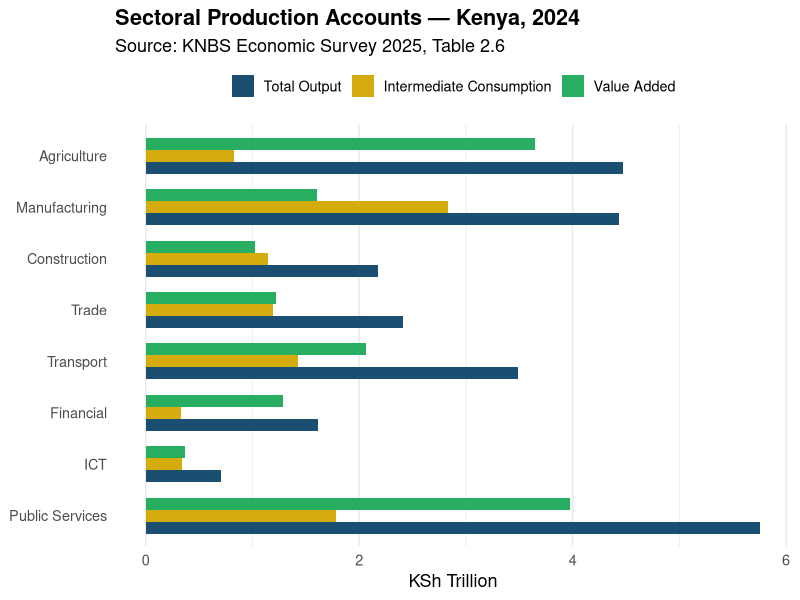
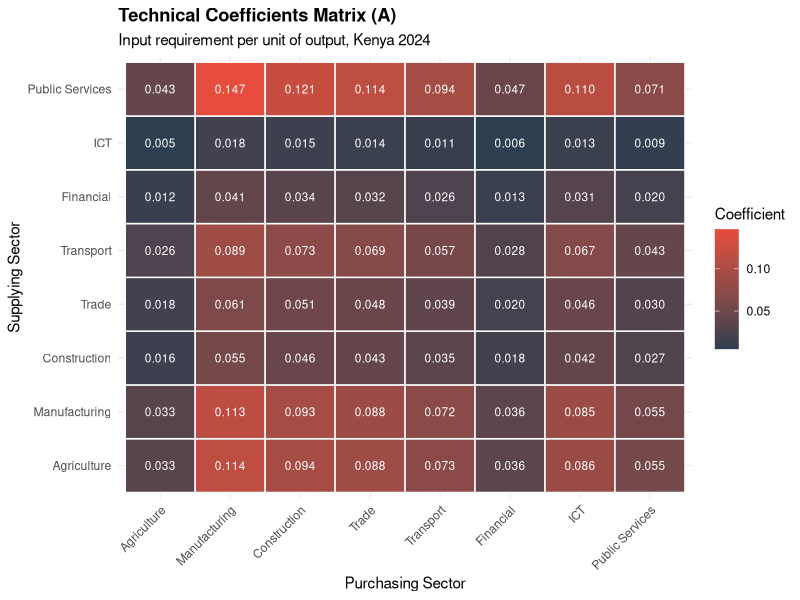
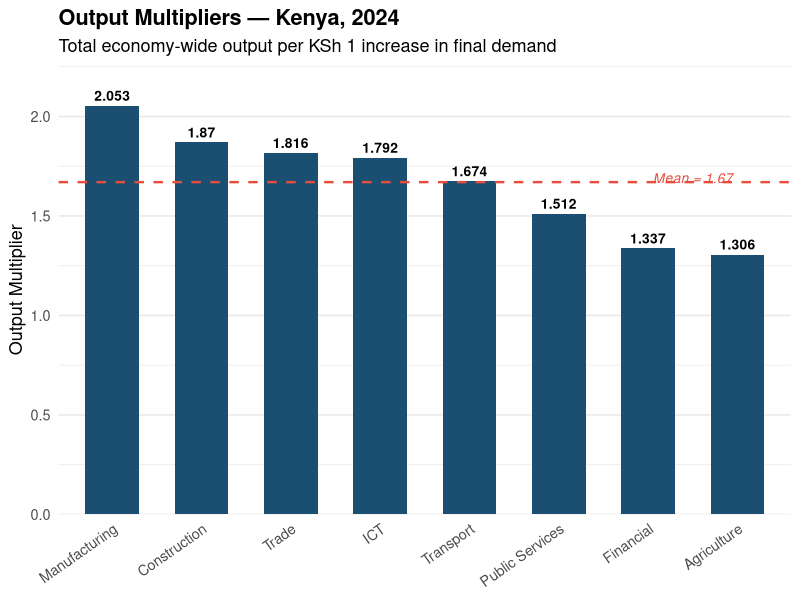
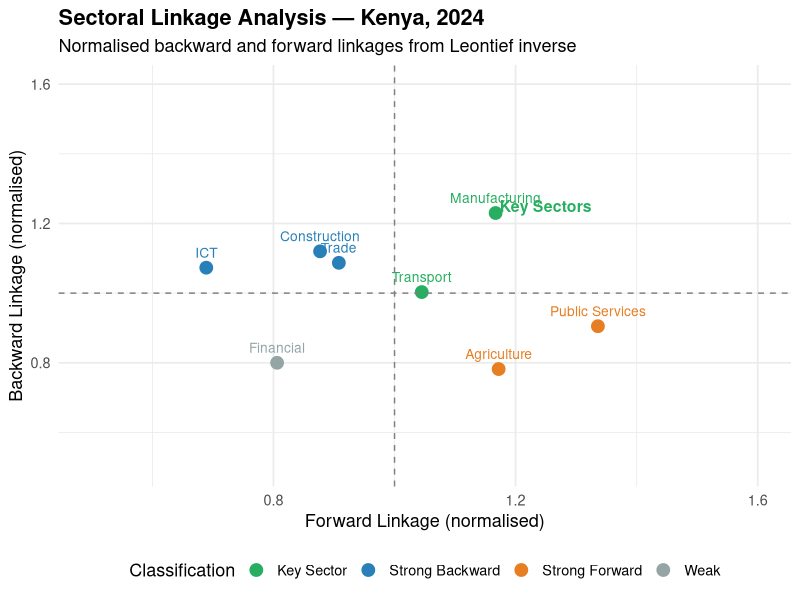
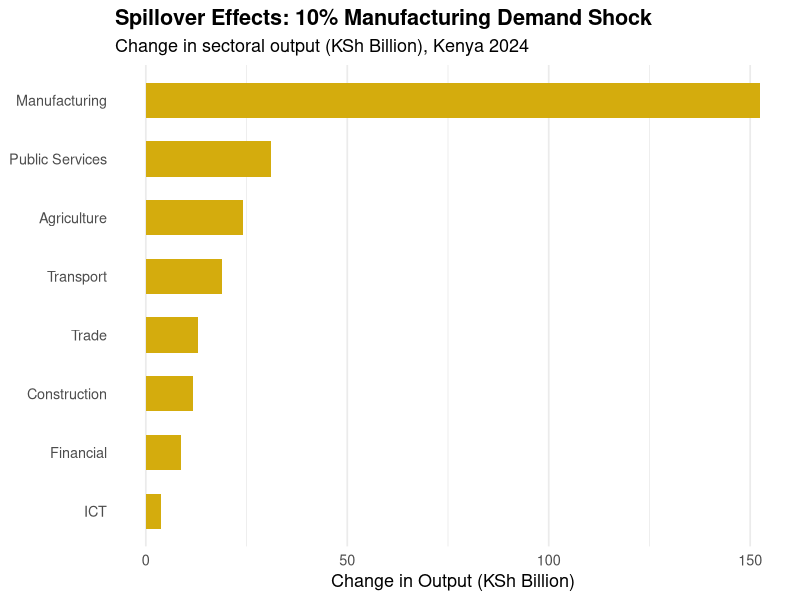
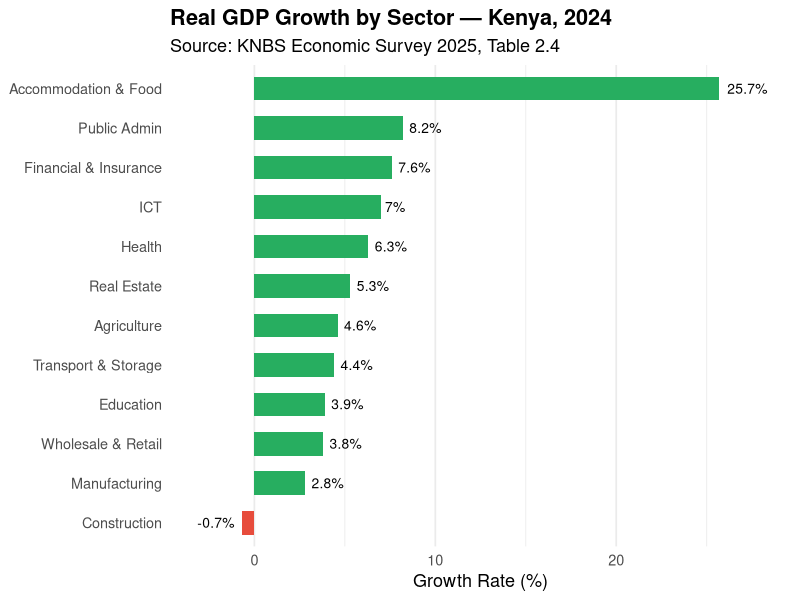

Source code (R) for these figures, in order:
## ---- chunk 1
knitr::opts_chunk$set(
  echo = TRUE,
  message = FALSE,
  warning = FALSE,
  fig.align = "center"
)
## ---- chunk 2
# ── Sector labels ──
sectors <- c(
  "Agriculture",
  "Manufacturing",
  "Construction",
  "Trade",
  "Transport",
  "Financial",
  "ICT",
  "Public Services"
)

n <- length(sectors)

# ── Total output at basic prices (KSh Million, 2024*) ──
# Source: Table 2.6, Economic Survey 2025 (KNBS)
# Agriculture, forestry & fishing
# Manufacturing (incl. mining & quarrying, electricity, gas & water)
# Construction
# Wholesale & retail trade; repairs
# Transportation & storage
# Financial & insurance activities
# Information & communication
# Public services (public admin, education, health, real estate,
#   professional/scientific, admin support, accommodation, other services)

total_output <- c(
  4476418,     # Agriculture
  4435186,     # Manufacturing (3,691,742 + 218,471 + 455,966 + 68,907 [approx elec+water])
  2171266,     # Construction
  2412339,     # Trade
  3484863,     # Transport & storage
  1614214,     # Financial & insurance
  701267,      # ICT
  5758435      # Public services (aggregated: real estate 1,504,286 + professional 354,306 +
               #   admin 258,106 + public admin 1,227,085 + education 945,500 +
               #   health 457,033 + accommodation 688,067 + other 392,866 - 68,814 adj)
)

# ── Total intermediate consumption (KSh Million, 2024*) ──
intermediate_consumption <- c(
  830316,      # Agriculture
  2831010,     # Manufacturing (2,515,349 + 109,501 + 96,659 + ~109,501 adj)
  1144143,     # Construction
  1192628,     # Trade
  1423903,     # Transport & storage
  329373,      # Financial & insurance
  336724,      # ICT
  1784770      # Public services (aggregated)
)

# ── Value added = Output - Intermediate consumption ──
value_added <- total_output - intermediate_consumption

# ── Final demand (residual: output - estimated inter-industry use) ──
# In a simplified framework: F = X - sum of inter-industry deliveries
# We approximate final demand from GDP contribution data (Table 2.1, 2024*)
final_demand <- c(
  3646102,     # Agriculture
  1285363,     # Manufacturing (1,176,393 + 108,970)
  1027123,     # Construction
  1219711,     # Trade
  2060960,     # Transport & storage
  1284840,     # Financial & insurance
  364542,      # ICT
  3973894      # Public services
)

names(total_output) <- sectors
names(intermediate_consumption) <- sectors
names(value_added) <- sectors
names(final_demand) <- sectors
## ---- chunk 3
accounts_df <- data.frame(
  Sector = sectors,
  `Output (KSh M)` = format(total_output, big.mark = ","),
  `Intermediate Consumption (KSh M)` = format(intermediate_consumption, big.mark = ","),
  `Value Added (KSh M)` = format(value_added, big.mark = ","),
  `IC/Output Ratio` = round(intermediate_consumption / total_output, 3),
  check.names = FALSE
)

knitr::kable(accounts_df,
             caption = "Table 1: Sectoral Production Accounts, Kenya 2024 (KSh Million)",
             align = c("l", rep("r", 4)))
## ---- chunk 4
library(ggplot2)

plot_df <- data.frame(
  Sector = rep(sectors, 3),
  Component = rep(c("Total Output", "Intermediate Consumption", "Value Added"), each = n),
  Value = c(total_output, intermediate_consumption, value_added) / 1e6
)
plot_df$Sector <- factor(plot_df$Sector, levels = rev(sectors))
plot_df$Component <- factor(plot_df$Component,
                            levels = c("Total Output", "Intermediate Consumption", "Value Added"))

ggplot(plot_df, aes(x = Sector, y = Value, fill = Component)) +
  geom_bar(stat = "identity", position = "dodge", width = 0.7) +
  coord_flip() +
  scale_fill_manual(values = c("#1B4F72", "#D4AC0D", "#27AE60")) +
  labs(
    title = "Sectoral Production Accounts — Kenya, 2024",
    subtitle = "Source: KNBS Economic Survey 2025, Table 2.6",
    y = "KSh Trillion",
    x = NULL,
    fill = NULL
  ) +
  theme_minimal(base_size = 13) +
  theme(
    legend.position = "top",
    plot.title = element_text(face = "bold"),
    panel.grid.major.y = element_blank()
  )
## ---- chunk 5
# ── Estimate inter-industry transaction matrix (Z) ──
# Proportionality assumption: each sector sources inputs in proportion
# to supplying sectors' share of total output
output_shares <- total_output / sum(total_output)

Z <- matrix(0, nrow = n, ncol = n)
for (j in 1:n) {
  Z[, j] <- intermediate_consumption[j] * output_shares
}

colnames(Z) <- sectors
rownames(Z) <- sectors

cat("Estimated Transaction Matrix Z (KSh Million, 2024):\n")
print(round(Z, 0))
## ---- chunk 6
# ── Technical coefficients matrix ──
A <- Z / matrix(total_output, nrow = n, ncol = n, byrow = TRUE)

cat("Technical Coefficients Matrix A:\n")
print(round(A, 4))
## ---- chunk 7
library(reshape2)

A_melt <- melt(A)
colnames(A_melt) <- c("Supplying_Sector", "Purchasing_Sector", "Coefficient")

ggplot(A_melt, aes(x = Purchasing_Sector, y = Supplying_Sector, fill = Coefficient)) +
  geom_tile(color = "white", linewidth = 0.5) +
  geom_text(aes(label = sprintf("%.3f", Coefficient)), size = 3, color = "white") +
  scale_fill_gradient(low = "#2C3E50", high = "#E74C3C") +
  labs(
    title = "Technical Coefficients Matrix (A)",
    subtitle = "Input requirement per unit of output, Kenya 2024",
    x = "Purchasing Sector",
    y = "Supplying Sector"
  ) +
  theme_minimal(base_size = 11) +
  theme(
    axis.text.x = element_text(angle = 45, hjust = 1),
    plot.title = element_text(face = "bold"),
    legend.position = "right"
  )
## ---- chunk 8
# ── Leontief inverse ──
I_mat <- diag(n)
L <- solve(I_mat - A)

colnames(L) <- sectors
rownames(L) <- sectors

cat("Leontief Inverse Matrix L = (I - A)^{-1}:\n")
print(round(L, 4))
## ---- chunk 9
# ── Output multipliers (column sums of Leontief inverse) ──
output_multipliers <- colSums(L)
names(output_multipliers) <- sectors

mult_df <- data.frame(
  Sector = sectors,
  Multiplier = round(output_multipliers, 4)
)
mult_df <- mult_df[order(-mult_df$Multiplier), ]

knitr::kable(mult_df,
             caption = "Table 2: Output Multipliers by Sector",
             row.names = FALSE,
             align = c("l", "r"))
## ---- chunk 10
mult_df$Sector <- factor(mult_df$Sector, levels = mult_df$Sector)

ggplot(mult_df, aes(x = Sector, y = Multiplier)) +
  geom_col(fill = "#1B4F72", width = 0.6) +
  geom_hline(yintercept = mean(output_multipliers), linetype = "dashed",
             color = "#E74C3C", linewidth = 0.8) +
  geom_text(aes(label = round(Multiplier, 3)), vjust = -0.5, size = 3.5,
            fontface = "bold") +
  annotate("text", x = n - 0.5, y = mean(output_multipliers) + 0.02,
           label = paste0("Mean = ", round(mean(output_multipliers), 3)),
           color = "#E74C3C", fontface = "italic", size = 3.5) +
  labs(
    title = "Output Multipliers — Kenya, 2024",
    subtitle = "Total economy-wide output per KSh 1 increase in final demand",
    x = NULL,
    y = "Output Multiplier"
  ) +
  theme_minimal(base_size = 13) +
  theme(
    axis.text.x = element_text(angle = 35, hjust = 1),
    plot.title = element_text(face = "bold"),
    panel.grid.major.x = element_blank()
  ) +
  scale_y_continuous(expand = expansion(mult = c(0, 0.1)))
## ---- chunk 11
backward <- colSums(L)
forward  <- rowSums(L)

# Normalise
backward_norm <- backward / mean(backward)
forward_norm  <- forward / mean(forward)

linkage_df <- data.frame(
  Sector   = sectors,
  Backward = round(backward_norm, 3),
  Forward  = round(forward_norm, 3),
  Classification = ifelse(
    backward_norm > 1 & forward_norm > 1, "Key Sector",
    ifelse(backward_norm > 1, "Strong Backward",
           ifelse(forward_norm > 1, "Strong Forward", "Weak"))
  )
)

knitr::kable(linkage_df,
             caption = "Table 3: Normalised Backward and Forward Linkages",
             align = c("l", "r", "r", "l"))
## ---- chunk 12
ggplot(linkage_df, aes(x = Forward, y = Backward, label = Sector, color = Classification)) +
  geom_point(size = 4) +
  geom_text(vjust = -1, size = 3.5, show.legend = FALSE) +
  geom_hline(yintercept = 1, linetype = "dashed", color = "grey50") +
  geom_vline(xintercept = 1, linetype = "dashed", color = "grey50") +
  annotate("text", x = 1.25, y = 1.25, label = "Key Sectors", color = "#27AE60",
           fontface = "bold", size = 4) +
  scale_color_manual(values = c(
    "Key Sector"       = "#27AE60",
    "Strong Backward"  = "#2980B9",
    "Strong Forward"   = "#E67E22",
    "Weak"             = "#95A5A6"
  )) +
  labs(
    title = "Sectoral Linkage Analysis — Kenya, 2024",
    subtitle = "Normalised backward and forward linkages from Leontief inverse",
    x = "Forward Linkage (normalised)",
    y = "Backward Linkage (normalised)",
    color = "Classification"
  ) +
  theme_minimal(base_size = 13) +
  theme(
    plot.title = element_text(face = "bold"),
    legend.position = "bottom"
  ) +
  coord_cartesian(xlim = c(0.5, 1.6), ylim = c(0.5, 1.6))
## ---- chunk 13
# ── Demand shock: +10% in Manufacturing final demand ──
shock <- rep(0, n)
shock[2] <- 0.10 * final_demand[2]  # 10% of Manufacturing final demand

names(shock) <- sectors
cat("Demand Shock Vector (KSh Million):\n")
print(round(shock, 0))

# ── Impact on total output ──
impact <- L %*% shock

impact_df <- data.frame(
  Sector = sectors,
  `Baseline Output` = format(round(total_output, 0), big.mark = ","),
  `Change in Output` = format(round(as.vector(impact), 0), big.mark = ","),
  `Pct Change` = paste0(round(as.vector(impact) / total_output * 100, 2), "%"),
  check.names = FALSE
)

knitr::kable(impact_df,
             caption = "Table 4: Impact of 10% Increase in Manufacturing Final Demand",
             align = c("l", "r", "r", "r"))
## ---- chunk 14
shock_plot <- data.frame(
  Sector = factor(sectors, levels = sectors[order(as.vector(impact))]),
  Impact = as.vector(impact) / 1e3
)

ggplot(shock_plot, aes(x = Sector, y = Impact)) +
  geom_col(fill = "#D4AC0D", width = 0.6) +
  coord_flip() +
  labs(
    title = "Spillover Effects: 10% Manufacturing Demand Shock",
    subtitle = "Change in sectoral output (KSh Billion), Kenya 2024",
    x = NULL,
    y = "Change in Output (KSh Billion)"
  ) +
  theme_minimal(base_size = 13) +
  theme(
    plot.title = element_text(face = "bold"),
    panel.grid.major.y = element_blank()
  )
## ---- chunk 15
# Source: Table 2.4, Economic Survey 2025 (KNBS)
growth_sectors <- c(
  "Agriculture", "Manufacturing", "Construction",
  "Wholesale & Retail", "Transport & Storage",
  "Financial & Insurance", "ICT",
  "Accommodation & Food", "Real Estate",
  "Public Admin", "Education", "Health"
)

growth_2024 <- c(4.6, 2.8, -0.7, 3.8, 4.4, 7.6, 7.0, 25.7, 5.3, 8.2, 3.9, 6.3)

growth_df <- data.frame(
  Sector = factor(growth_sectors, levels = growth_sectors[order(growth_2024)]),
  Growth = growth_2024
)

ggplot(growth_df, aes(x = Sector, y = Growth, fill = Growth > 0)) +
  geom_col(width = 0.6) +
  coord_flip() +
  scale_fill_manual(values = c("TRUE" = "#27AE60", "FALSE" = "#E74C3C"), guide = "none") +
  geom_text(aes(label = paste0(Growth, "%")),
            hjust = ifelse(growth_2024 > 0, -0.2, 1.2), size = 3.5) +
  labs(
    title = "Real GDP Growth by Sector — Kenya, 2024",
    subtitle = "Source: KNBS Economic Survey 2025, Table 2.4",
    x = NULL,
    y = "Growth Rate (%)"
  ) +
  theme_minimal(base_size = 13) +
  theme(
    plot.title = element_text(face = "bold"),
    panel.grid.major.y = element_blank()
  ) +
  scale_y_continuous(expand = expansion(mult = c(0.15, 0.15)))
